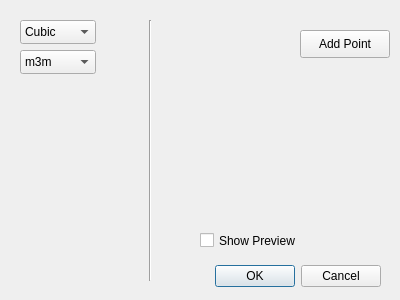
<?xml version="1.0" encoding="UTF-8"?>
<ui version="4.0">
 <class>Dialog</class>
 <widget class="QDialog" name="Dialog">
  <property name="geometry">
   <rect>
    <x>0</x>
    <y>0</y>
    <width>400</width>
    <height>300</height>
   </rect>
  </property>
  <property name="windowTitle">
   <string>Dialog</string>
  </property>
  <widget class="QDialogButtonBox" name="buttonBox">
   <property name="geometry">
    <rect>
     <x>40</x>
     <y>260</y>
     <width>341</width>
     <height>32</height>
    </rect>
   </property>
   <property name="orientation">
    <enum>Qt::Horizontal</enum>
   </property>
   <property name="standardButtons">
    <set>QDialogButtonBox::Cancel|QDialogButtonBox::Ok</set>
   </property>
  </widget>
  <widget class="QPushButton" name="pushButton">
   <property name="geometry">
    <rect>
     <x>300</x>
     <y>30</y>
     <width>90</width>
     <height>28</height>
    </rect>
   </property>
   <property name="text">
    <string>Add Point</string>
   </property>
  </widget>
  <widget class="QCheckBox" name="checkBox">
   <property name="geometry">
    <rect>
     <x>200</x>
     <y>230</y>
     <width>131</width>
     <height>21</height>
    </rect>
   </property>
   <property name="text">
    <string>Show Preview</string>
   </property>
  </widget>
  <widget class="Line" name="line">
   <property name="geometry">
    <rect>
     <x>140</x>
     <y>20</y>
     <width>20</width>
     <height>261</height>
    </rect>
   </property>
   <property name="orientation">
    <enum>Qt::Vertical</enum>
   </property>
  </widget>
  <widget class="QComboBox" name="comboBox">
   <property name="geometry">
    <rect>
     <x>20</x>
     <y>20</y>
     <width>76</width>
     <height>24</height>
    </rect>
   </property>
   <item>
    <property name="text">
     <string>Cubic</string>
    </property>
   </item>
   <item>
    <property name="text">
     <string>Tetragonal</string>
    </property>
   </item>
   <item>
    <property name="text">
     <string>Orthorhombic</string>
    </property>
   </item>
  </widget>
  <widget class="QComboBox" name="comboBox_2">
   <property name="geometry">
    <rect>
     <x>20</x>
     <y>50</y>
     <width>76</width>
     <height>24</height>
    </rect>
   </property>
   <item>
    <property name="text">
     <string>m3m</string>
    </property>
   </item>
   <item>
    <property name="text">
     <string>4/mmm</string>
    </property>
   </item>
   <item>
    <property name="text">
     <string>mmm</string>
    </property>
   </item>
  </widget>
 </widget>
 <resources/>
 <connections>
  <connection>
   <sender>buttonBox</sender>
   <signal>accepted()</signal>
   <receiver>Dialog</receiver>
   <slot>accept()</slot>
   <hints>
    <hint type="sourcelabel">
     <x>248</x>
     <y>254</y>
    </hint>
    <hint type="destinationlabel">
     <x>157</x>
     <y>274</y>
    </hint>
   </hints>
  </connection>
  <connection>
   <sender>buttonBox</sender>
   <signal>rejected()</signal>
   <receiver>Dialog</receiver>
   <slot>reject()</slot>
   <hints>
    <hint type="sourcelabel">
     <x>316</x>
     <y>260</y>
    </hint>
    <hint type="destinationlabel">
     <x>286</x>
     <y>274</y>
    </hint>
   </hints>
  </connection>
 </connections>
</ui>
